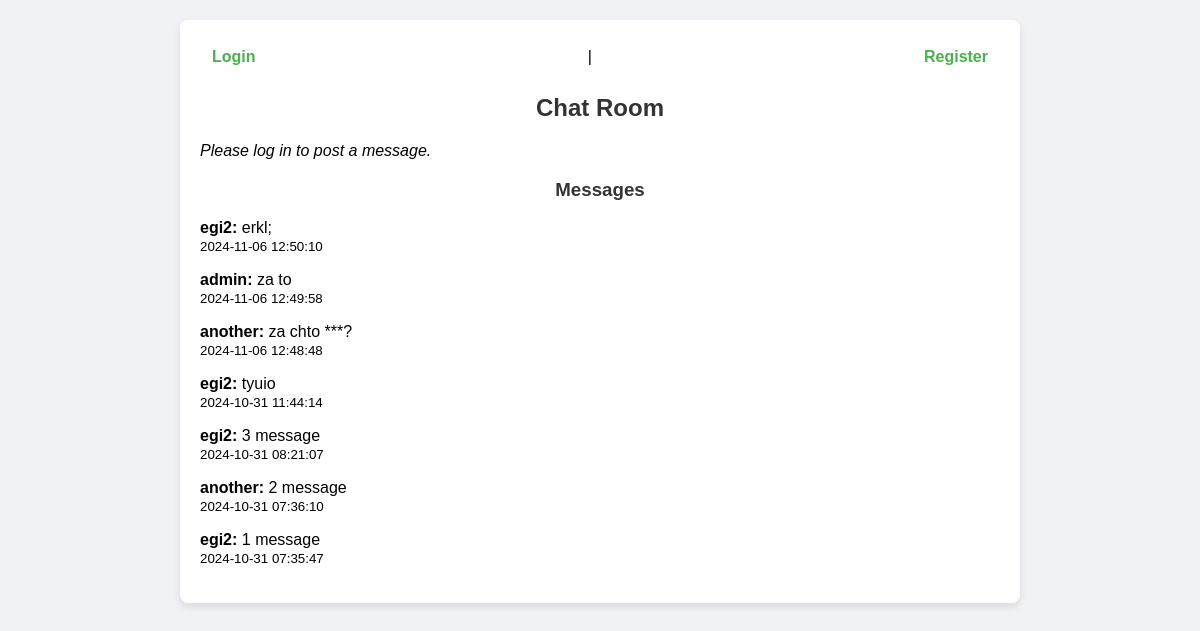
The app's page /chat, older data.
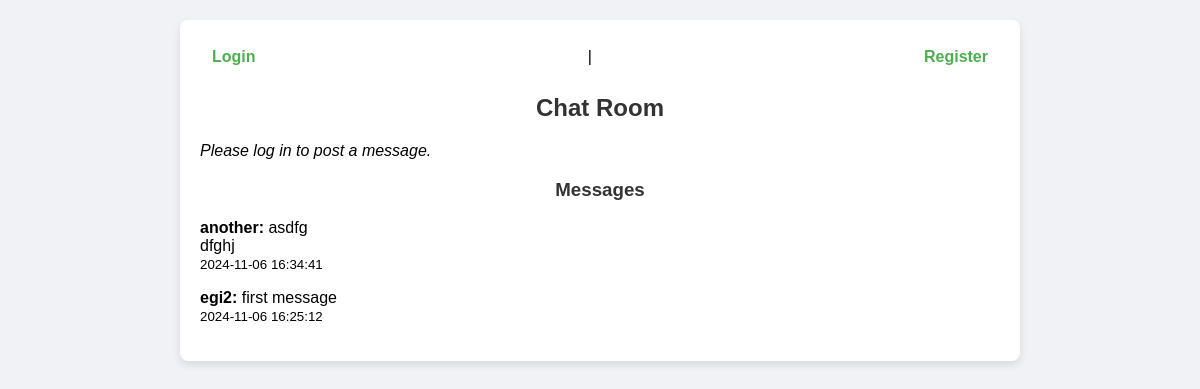
The same page, newer data.
### models.py (models this page shows)
class Message(db.Model):
    __tablename__ = 'messages'
    id = db.Column(db.Integer, primary_key=True)
    user_id = db.Column(db.Integer, db.ForeignKey('users.id'), nullable=False)
    content = db.Column(db.Text, nullable=False)
    timestamp = db.Column(db.DateTime, default=datetime.utcnow)
    visible = db.Column(db.Boolean, default=True)
    user = db.relationship('User', backref=db.backref('messages', lazy=True))

class User(db.Model):
    __tablename__ = 'users'
    id = db.Column(db.Integer, primary_key=True)
    username = db.Column(db.String(150), unique=True, nullable=False)
    password = db.Column(db.String(150), nullable=False)

### app.py (the view, shortened to what this page needs)
@app.route('/chat', methods=['GET', 'POST'])
def chat():
    user_logged_in = 'user_id' in session
    search_query = request.args.get('search')
    if search_query:
        search_terms = search_query.split()
        filters = [Message.content.ilike(f'%{term}%') for term in search_terms]
        messages = Message.query.filter(
            Message.visible.is_(True),
            *filters
        ).order_by(Message.id.desc()).all()
    else:
        messages = Message.query.filter_by(visible=True).order_by(Message.id.desc()).all()
    return render_template(
        'chat.html',
        messages=messages,
        search_query=search_query,
        user_logged_in=user_logged_in,
        error_message=None
    )

### app.py (called while the page is built)
@app.template_filter('nl2br')
def nl2br_filter(text):
    return text.replace('\n', '<br>')

### templates/chat.html (shortened to what this page needs)
{% extends "base.html" %}
{% block content %}
  <div class="header">
    {% if user_logged_in %}
      <p>Logged in as: <strong>{{ session.get('username') }}</strong></p>
      <a href="{{ url_for('logout') }}" class="logout-button">Logout</a>
      {% if session.get('is_admin') %}
        <a href="{{ url_for('admin') }}" class="admin-button">Go to Admin Panel</a>
      {% endif %}
    {% else %}
      <a href="{{ url_for('login') }}">Login</a> |
      <a href="{{ url_for('register') }}">Register</a>
    {% endif %}
  </div>
  <h2>Chat Room</h2>
  {% if user_logged_in %}
    <form method="POST">
        <textarea name="content" rows="3" cols="40" placeholder="Write a message..."></textarea>
        <input type="submit" value="Send">
    </form>
  {% else %}
    <p><em>Please log in to post a message.</em></p>
  {% endif %}
  <h3>Messages</h3>
  <div class="messages">
    {% if messages %}
      {% for message in messages %}
        <p>
          <strong>{{ message.user.username }}:</strong>
          <span class="message-content">{{ message.content | nl2br | safe }}</span>
          <br><small>{{ message.timestamp.strftime('%Y-%m-%d %H:%M:%S') }}</small>
        </p>
      {% endfor %}
    {% else %}
      <p>No messages found.</p>
    {% endif %}
  </div>
{% endblock %}

Row changes from the older to the newer data that the page shows:
removed Message: user.username "egi2", content "erkl;", timestamp "2024-11-06 12:50:10"
removed Message: user.username "admin", content "za to", timestamp "2024-11-06 12:49:58"
removed Message: user.username "another", content "za chto ***?", timestamp "2024-11-06 12:48:48"
removed Message: user.username "egi2", content "tyuio", timestamp "2024-10-31 11:44:14"
removed Message: user.username "egi2", content "3 message", timestamp "2024-10-31 08:21:07"
no longer on this page (row edited): Message: user.username "another", content "2 message", timestamp "2024-10-31 07:36:10"
added Message: user.username "another", content "asdfg dfghj", timestamp "2024-11-06 16:34:41"
changed Message "egi2": content "1 message" → "first message"; timestamp "2024-10-31 07:35:47" → "2024-11-06 16:25:12"
